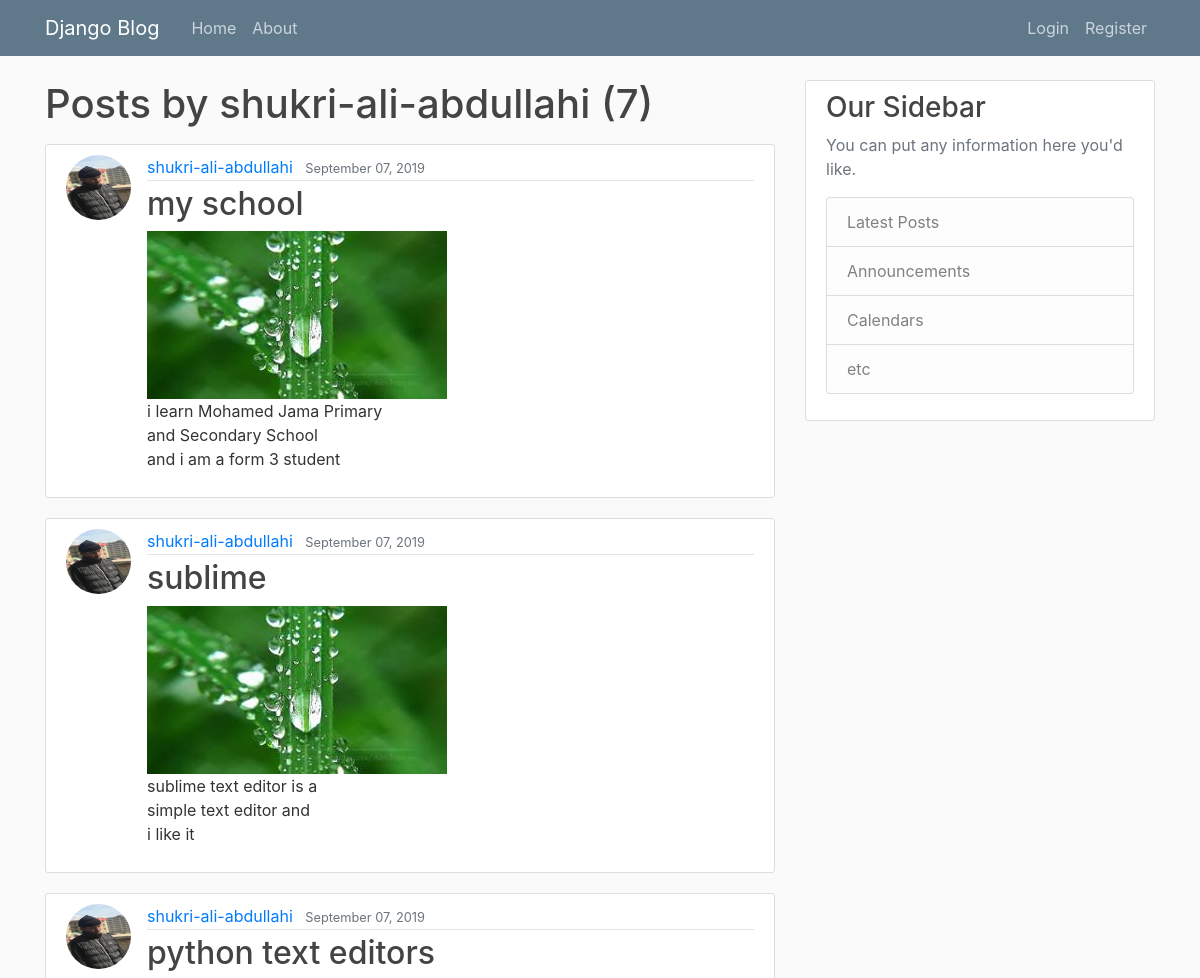
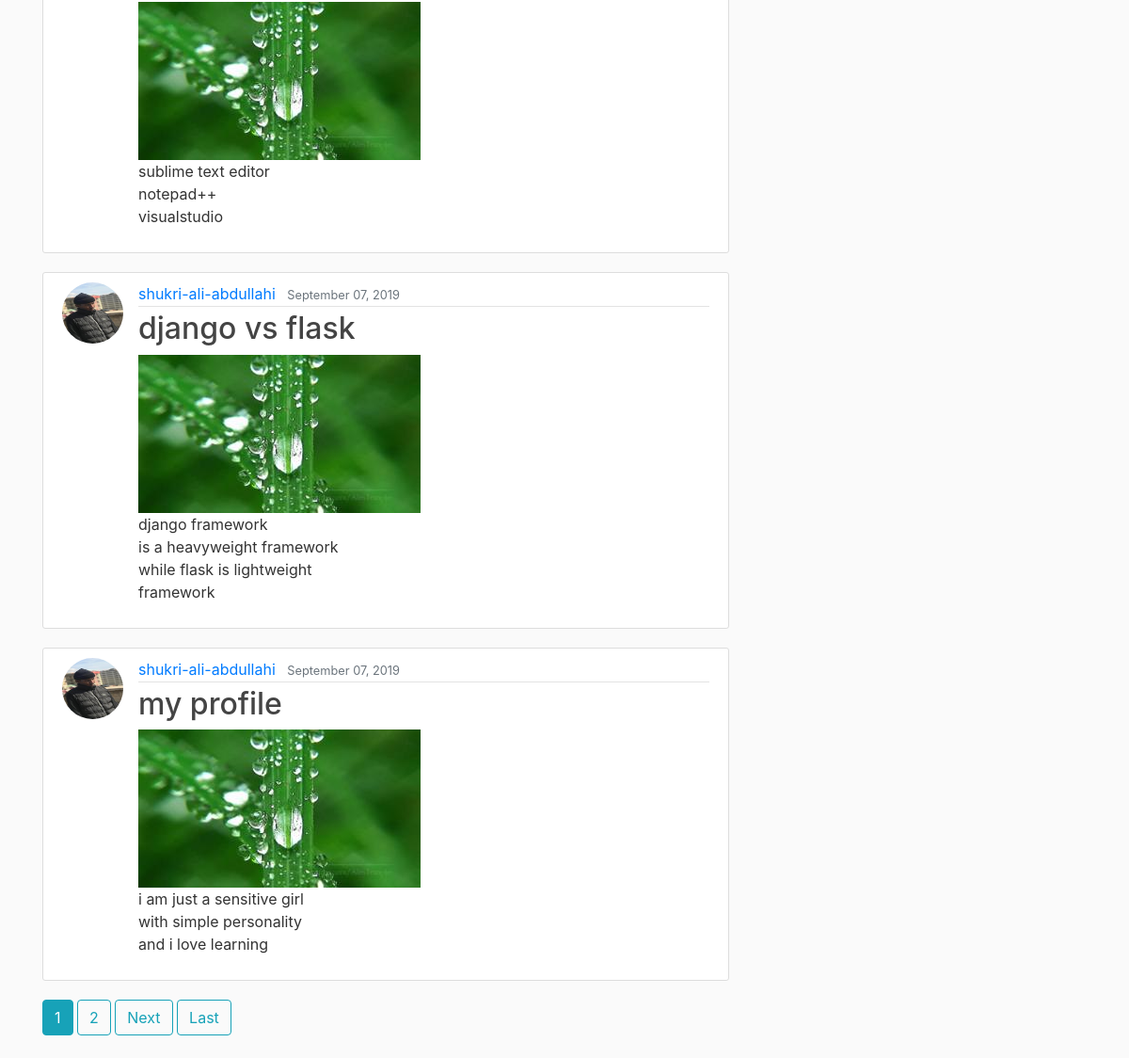
/user/shukri-ali-abdullahi, run on the app's committed database (2 pictures, top to bottom).
### blog/models.py (models this page shows, shortened)
class Post(models.Model):
	title=models.CharField(max_length=100)
	content=models.TextField()
	date_posted=models.DateTimeField(default=timezone.now)
	author=models.ForeignKey(User,on_delete=models.CASCADE)
	image=models.ImageField(default='default.jpg',upload_to='post_media')

### users/models.py (models this page shows, shortened)
class Profile(models.Model):
	user=models.OneToOneField(User,on_delete=models.CASCADE)
	image=models.ImageField(default='default.jpg',upload_to='profile_pics')

### blog/views.py (the view)
# urls.py: path('user/<str:username>',UserPostListView.as_view(),name='user-posts' ),
class UserPostListView(ListView):
    model=Post
    template_name='blog/user_posts.html'  #<app>/<model>_<viewtype>.html
    context_object_name='posts'
    paginate_by=5
    def get_queryset(self):
        user=get_object_or_404(User,username=self.kwargs.get('username'))
        return Post.objects.filter(author=user).order_by('-date_posted')

### blog/templates/blog/user_posts.html (shortened to what this page needs)
{% extends 'blog/base.html' %}
{% block content %}
	<h1 class='mb-3'>Posts by {{ view.kwargs.username }} ({{ page_obj.paginator.count}})</h1>
	{% for post in posts %}
		<article class="media content-section">
		  <img class='rounded-circle article-img'src='{{ post.author.profile.image.url }}'>
		  <div class="media-body">
		    <div class="article-metadata">
		      <a class="mr-2" href="{% url 'user-posts' post.author.username %}">{{ post.author }}</a>
		      <small class="text-muted">{{ post.date_posted|date:'F d, Y' }}</small>
		    </div>
		    <h2><a class="article-title" href="{% url 'post-detail' post.id %}">{{ post.title }}</a></h2>
		    <img src="{{ post.image.url }}">
		    <p class="article-content">{{ post.content }}</p>
		  </div>
		</article>
	{% endfor %}
	{% if is_paginated %}
		{% for num in page_obj.paginator.page_range %}
			{% if page_obj.number == num %}
				<a class='btn btn-info mb-4' href='?page={{ num }}'>{{ num }}</a>
			{% elif num > page_obj.number|add:'-3' and  num < page_obj.number|add:'3' %}
				<a class='btn btn-outline-info mb-4' href='?page={{ num }}'>{{ num }}</a>
			{% endif %}
		{% endfor %}
		{% if page_obj.has_next %}
			<a class='btn btn-outline-info mb-4' href='?page={{ page_obj.next_page_number}}'>Next</a>
			<a class='btn btn-outline-info mb-4' href='?page={{ page_obj.paginator.num_pages }}'>Last</a>
		{% endif %}
	{% endif %}
{% endblock content %}

### blog/static/blog/main.css (style rules this page uses)
body { background: #fafafa; color: #333333; margin-top: 5rem; }
h1, h2, h3, h4, h5, h6 { color: #444444; }
.content-section { background: #ffffff; padding: 10px 20px; border: 1px solid #dddddd; border-radius: 3px; margin-bottom: 20px; }
.article-title { color: #444444; }
.article-content { white-space: pre-line; }
.article-img { height: 65px; width: 65px; margin-right: 16px; }
.article-metadata { padding-bottom: 1px; margin-bottom: 4px; border-bottom: 1px solid #e3e3e3 }

### data on the page
Post: author.profile.image (picture), author "shukri-ali-abdullahi", date_posted "September 07, 2019", title "my school", image (placeholder picture), content "i learn Mohamed Jama Primary and Secondary School and i am a form 3 student"
Post: author.profile.image (picture), author "shukri-ali-abdullahi", date_posted "September 07, 2019", title "sublime", image (placeholder picture), content "sublime text editor is a simple text editor and i like it"
Post: author.profile.image (picture), author "shukri-ali-abdullahi", date_posted "September 07, 2019", title "python text editors", image (placeholder picture), content "sublime text editor notepad++ visualstudio"
Post: author.profile.image (picture), author "shukri-ali-abdullahi", date_posted "September 07, 2019", title "django vs flask", image (placeholder picture), content "django framework is a heavyweight framework while flask is lightweight framework"
Post: author.profile.image (picture), author "shukri-ali-abdullahi", date_posted "September 07, 2019", title "my profile", image (placeholder picture), content "i am just a sensitive girl with simple personality and i love learning"

### other printed values
{{ view.kwargs.username }} "shukri-ali-abdullahi"
{{ page_obj.paginator.count }} "7"
{{ num }} "1"
{{ num }} "2"
